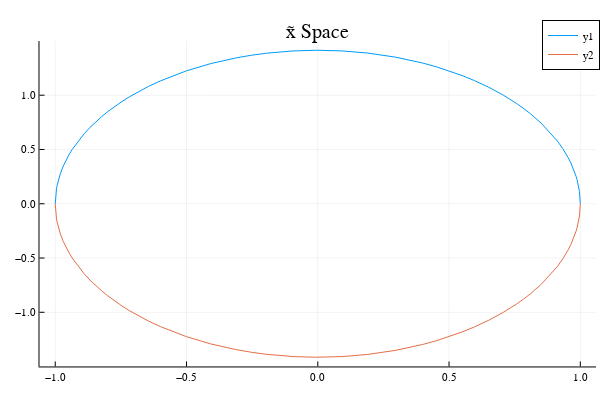

Here is the notebook cell this chart was saved with:
### Code cell
x = Sym("x")
ex = sqrt(λ[2]-(λ[2]x^2)/λ[1])
ex_2 = -1*sqrt(λ[2]-(λ[2]x^2)/λ[1])

xs = collect(-1:0.05:1)

ys1 = ex(xs)

Plots.plot(ex)        # plot of a symbolic expression
Plots.plot!(ex_2)
Plots.title!("x̃ Space")

### Figure 1 — Plotly figure (JSON) as saved in the notebook; plotly's stock layout.template omitted (floating-point values rounded to 4 significant figures)
{"data": [{"colorbar": {"title": ""}, "legendgroup": "y1", "line": {"color": "rgba(0, 154, 250, 1.000)", "dash": "solid", "shape": "linear", "width": 1}, "mode": "lines", "name": "y1", "showlegend": true, "type": "scatter", "x": [-1, -0.9976, -0.9951, -0.9927, -0.9902, -0.9878, -0.9854, -0.9829, -0.9805, -0.9692, -0.9579, -0.9466, -0.9353, -0.9127, -0.8902, -0.8676, -0.845, -0.8224, -0.7999, -0.7727, -0.7456, -0.7185, -0.6913, -0.6455, -0.5996, -0.4999, -0.408, -0.3587, -0.3095, -0.2524, -0.1953, -0.09389, -0.004935, 0.09205, 0.1896, 0.2975, 0.4001, 0.4535, 0.5068, 0.5517, 0.5966, 0.6515, 0.7063, 0.7321, 0.7579, 0.7836, 0.8094, 0.8507, 0.892, 0.9126, 0.9333, 0.9436, 0.9539, 0.9643, 0.9746, 0.9778, 0.9809, 0.9841, 0.9873, 0.9905, 0.9936, 0.9968, 1], "xaxis": "x", "y": [0, 0.09876, 0.1396, 0.1709, 0.1972, 0.2203, 0.2412, 0.2603, 0.2781, 0.3484, 0.4061, 0.4559, 0.5004, 0.5778, 0.6444, 0.7032, 0.7562, 0.8045, 0.8488, 0.8976, 0.9424, 0.9837, 1.022, 1.08, 1.132, 1.225, 1.291, 1.32, 1.345, 1.368, 1.387, 1.408, 1.414, 1.408, 1.389, 1.35, 1.296, 1.26, 1.219, 1.179, 1.135, 1.073, 1.001, 0.9634, 0.9226, 0.8785, 0.8305, 0.7434, 0.6393, 0.5781, 0.5079, 0.4682, 0.4243, 0.3747, 0.3168, 0.2966, 0.2748, 0.2511, 0.2248, 0.1948, 0.1592, 0.1126, 0], "yaxis": "y", "zmax": null, "zmin": null}, {"colorbar": {"title": ""}, "legendgroup": "y2", "line": {"color": "rgba(227, 111, 71, 1.000)", "dash": "solid", "shape": "linear", "width": 1}, "mode": "lines", "name": "y2", "showlegend": true, "type": "scatter", "x": [-1, -0.9976, -0.9951, -0.9927, -0.9902, -0.9878, -0.9854, -0.9829, -0.9805, -0.9692, -0.9579, -0.9466, -0.9353, -0.9127, -0.8902, -0.8676, -0.845, -0.8224, -0.7999, -0.7727, -0.7456, -0.7185, -0.6913, -0.6455, -0.5996, -0.4999, -0.408, -0.3587, -0.3095, -0.2524, -0.1953, -0.09389, -0.004935, 0.09205, 0.1896, 0.2975, 0.4001, 0.4535, 0.5068, 0.5517, 0.5966, 0.6515, 0.7063, 0.7321, 0.7579, 0.7836, 0.8094, 0.8507, 0.892, 0.9126, 0.9333, 0.9436, 0.9539, 0.9643, 0.9746, 0.9778, 0.9809, 0.9841, 0.9873, 0.9905, 0.9936, 0.9968, 1], "xaxis": "x", "y": [0, -0.09876, -0.1396, -0.1709, -0.1972, -0.2203, -0.2412, -0.2603, -0.2781, -0.3484, -0.4061, -0.4559, -0.5004, -0.5778, -0.6444, -0.7032, -0.7562, -0.8045, -0.8488, -0.8976, -0.9424, -0.9837, -1.022, -1.08, -1.132, -1.225, -1.291, -1.32, -1.345, -1.368, -1.387, -1.408, -1.414, -1.408, -1.389, -1.35, -1.296, -1.26, -1.219, -1.179, -1.135, -1.073, -1.001, -0.9634, -0.9226, -0.8785, -0.8305, -0.7434, -0.6393, -0.5781, -0.5079, -0.4682, -0.4243, -0.3747, -0.3168, -0.2966, -0.2748, -0.2511, -0.2248, -0.1948, -0.1592, -0.1126, 0], "yaxis": "y", "zmax": null, "zmin": null}], "layout": {"annotations": [{"font": {"color": "rgba(0, 0, 0, 1.000)", "family": "sans-serif", "size": 20}, "rotation": 0, "showarrow": false, "text": "x̃ Space", "x": 0.5296, "xanchor": "center", "xref": "paper", "y": 1, "yanchor": "top", "yref": "paper"}], "height": 400, "legend": {"bgcolor": "rgba(255, 255, 255, 1.000)", "bordercolor": "rgba(0, 0, 0, 1.000)", "borderwidth": 1, "font": {"color": "rgba(0, 0, 0, 1.000)", "family": "sans-serif", "size": 11}, "tracegroupgap": 0, "traceorder": "normal", "x": 1, "xanchor": "auto", "y": 1, "yanchor": "auto"}, "margin": {"b": 20, "l": 0, "r": 0, "t": 20}, "paper_bgcolor": "rgba(255, 255, 255, 1.000)", "plot_bgcolor": "rgba(255, 255, 255, 1.000)", "showlegend": true, "width": 600, "xaxis": {"anchor": "y", "domain": [0.06582, 0.9934], "gridcolor": "rgba(0, 0, 0, 0.100)", "gridwidth": 0.5, "linecolor": "rgba(0, 0, 0, 1.000)", "mirror": false, "range": [-1.06, 1.06], "showgrid": true, "showline": true, "showticklabels": true, "tickangle": 0, "tickcolor": "rgb(0, 0, 0)", "tickfont": {"color": "rgba(0, 0, 0, 1.000)", "family": "sans-serif", "size": 11}, "tickmode": "array", "ticks": "inside", "ticktext": ["−1.0", "−0.5", "0.0", "0.5", "1.0"], "tickvals": [-1, -0.5, 0, 0.5, 1], "title": "", "titlefont": {"color": "rgba(0, 0, 0, 1.000)", "family": "sans-serif", "size": 15}, "type": "-", "visible": true, "zeroline": false, "zerolinecolor": "rgba(0, 0, 0, 1.000)"}, "yaxis": {"anchor": "x", "domain": [0.03762, 0.9415], "gridcolor": "rgba(0, 0, 0, 0.100)", "gridwidth": 0.5, "linecolor": "rgba(0, 0, 0, 1.000)", "mirror": false, "range": [-1.499, 1.499], "showgrid": true, "showline": true, "showticklabels": true, "tickangle": 0, "tickcolor": "rgb(0, 0, 0)", "tickfont": {"color": "rgba(0, 0, 0, 1.000)", "family": "sans-serif", "size": 11}, "tickmode": "array", "ticks": "inside", "ticktext": ["−1.0", "−0.5", "0.0", "0.5", "1.0"], "tickvals": [-1, -0.5, 0, 0.5, 1], "title": "", "titlefont": {"color": "rgba(0, 0, 0, 1.000)", "family": "sans-serif", "size": 15}, "type": "-", "visible": true, "zeroline": false, "zerolinecolor": "rgba(0, 0, 0, 1.000)"}}}
